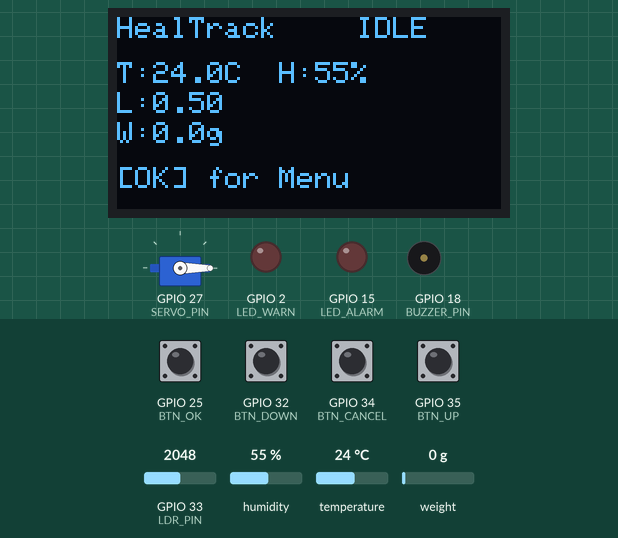
This program was run on a simulated ESP32. Parts: servo, 128×64 one-colour display, output pins drawn as LEDs (lit = HIGH), buzzer (waves = sounding, pin HIGH). Inputs (shaded band) come from the test bench; at power-on: GPIO 25 (BTN_OK), GPIO 32 (BTN_DOWN), GPIO 34 (BTN_CANCEL), GPIO 35 (BTN_UP) HIGH, humidity 55 %, GPIO 33 (LDR_PIN) = 2048, temperature 24 °C, weight on the scale 0 g. WiFi joins after 1.5 s; servers stay silent unless stated; the local clock reads 2024-03-15 10:24:30 at power-on unless the program sets it; no MQTT or app messages arrive unless stated; what the program prints to the serial monitor is not drawn.

Above: at 6.1 s.
6.2 s: humidity set to 79 %
At 11.4 s:
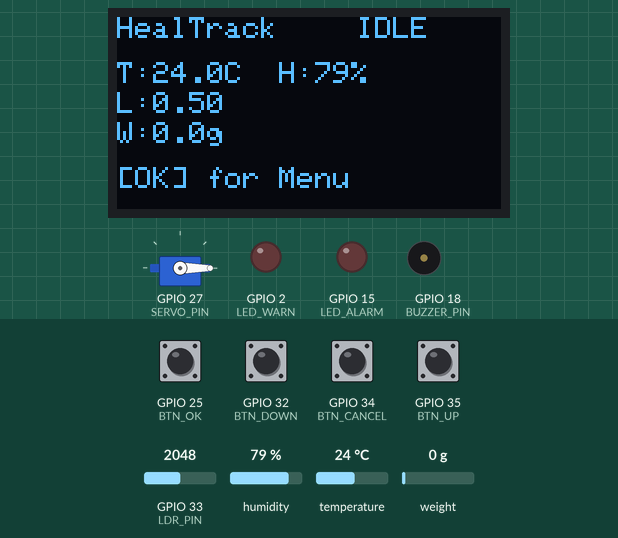
12.0 s: humidity set to 82 %
At 16.4 s:
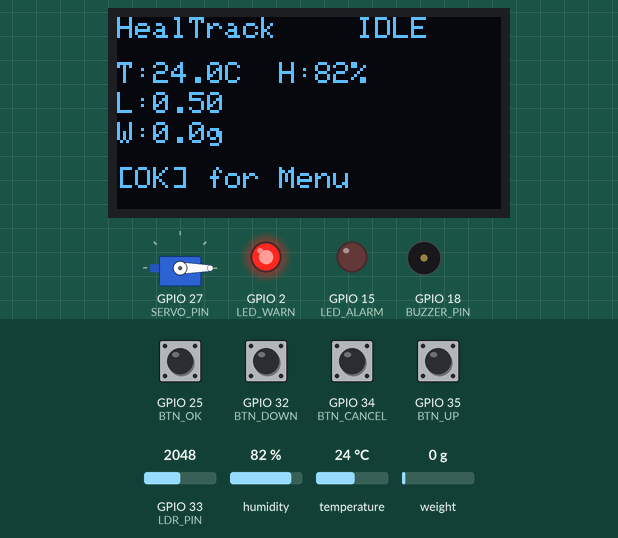
17.0 s: GPIO 25 (BTN_OK) pulled LOW for 1 s
At 19.3 s:
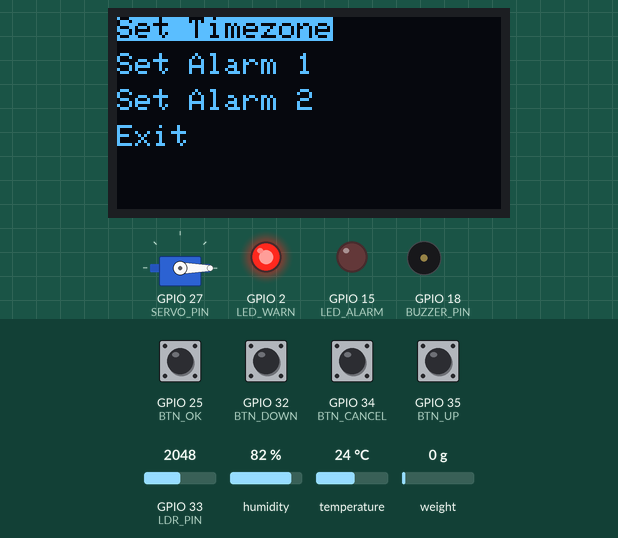
19.6 s: GPIO 32 (BTN_DOWN) pulled LOW for 0.15 s
At 20.6 s:
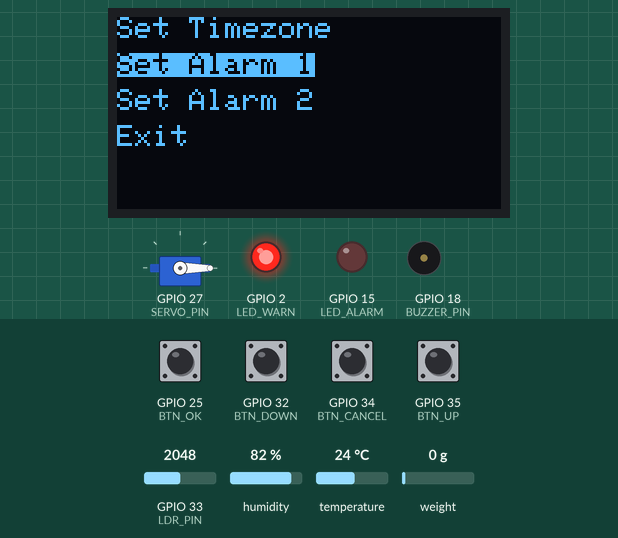
21.3 s: GPIO 25 (BTN_OK) pulled LOW for 0.15 s
At 21.9 s:
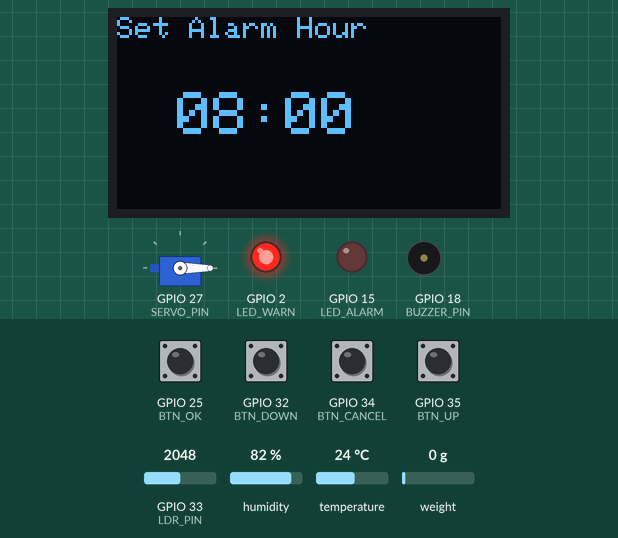
23.0 s: GPIO 35 (BTN_UP) pulled LOW for 0.15 s
At 24.4 s:
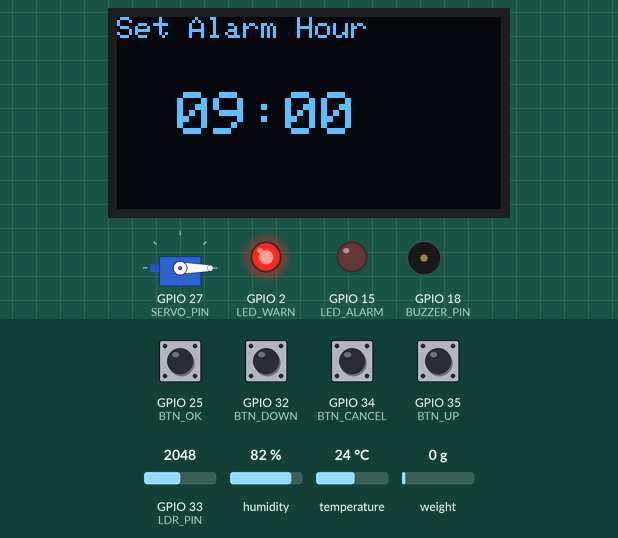
Timing chart, 0 to 25.7 s (numbered marks = the images above; inputs shaded):
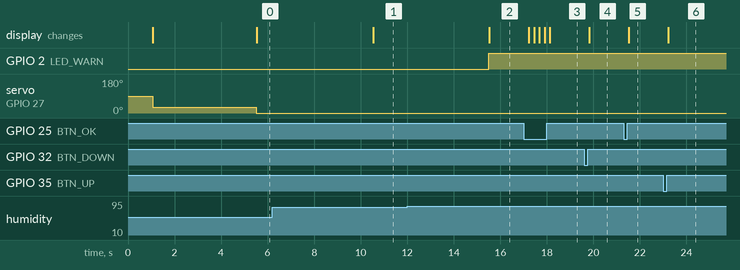

Measured:
- the behaviour switches between 80 and 81 % on humidity (found by bisection; images 1 and 2)
- after the input at 6.2 s, the display: changes after 4.3 s (image 1)
- after the input at 12.0 s, GPIO 2 (LED_WARN): LOW → HIGH after 3.5 s; the display: changes after 3.5 s (image 2)
- after the input at 17.0 s, the display: changes after 0.23 s (image 3)
- after the input at 19.6 s, the display: changes after 0.23 s (image 4)
- after the input at 21.3 s, the display: changes after 0.23 s (image 5)
- after the input at 23.0 s, the display: changes after 0.23 s (image 6)

The program:

main.cpp
```cpp
#include <Arduino.h>
#include <WiFi.h>
#include <PubSubClient.h>
#include "Sensors.h"
#include "Actuators.h"
#include "Buzzer.h"
#include "Display.h"
#include "time.h"

// --- PIN DEFINITIONS ---
#define DHT_PIN 12
#define LDR_PIN 33
#define LOAD_CELL_DT_PIN 13
#define LOAD_CELL_SCK_PIN 14
#define SERVO_PIN 27
#define BUZZER_PIN 18

// Menu & UI Pins
#define BTN_UP 35
#define BTN_DOWN 32
#define BTN_CANCEL 34
#define BTN_OK 25
#define LED_ALARM 15
#define LED_WARN 2

// LDR Constants
const float GAMMA = 0.7;
const float RL10 = 50;

// --- OBJECTS ---
SensorManager sensors(DHT_PIN, LDR_PIN, LOAD_CELL_DT_PIN, LOAD_CELL_SCK_PIN);
ServoController servoCtrl(SERVO_PIN);
Buzzer buzzer(BUZZER_PIN);
Display display;

WiFiClient espClient;
PubSubClient client(espClient);

// --- CONFIGURATION ---
struct SystemConfig {
    int samplingInterval = 5000;
    int sendingInterval = 120000;
    float minAngle = 30.0;
    float controlFactor = 0.75;
    float idealTemp = 28.0;
    long utcOffset = 19800; // +5:30
} sysConfig;

// --- GLOBAL VARIABLES ---
unsigned long lastSamplingTime = 0;
bool medicineTakenToday = false;

// Alarms
struct Alarm {
    int hour;
    int minute;
    bool enabled;
    bool triggered;
};
Alarm alarms[2] = {{8, 0, true, false}, {20, 0, false, false}};

// Menu Logic
String menuOptions[] = {"Set Timezone", "Set Alarm 1", "Set Alarm 2", "Exit"};
int currentMode = 0;
int maxModes = 4;

// --- FUNCTION DECLARATIONS ---
void setupWiFi();
void reconnectMQTT();
void checkMedicationRoutine();
void runMenu();
int  waitForButton();
void setTimezoneMenu();
void setAlarmMenu(int alarmIndex);
void callback(char* topic, byte* payload, unsigned int length);
void readLDRDebug(); // Renamed for clarity

void setup() {
    Serial.begin(115200);

    // Init Hardware
    pinMode(BTN_UP, INPUT);
    pinMode(BTN_DOWN, INPUT);
    pinMode(BTN_CANCEL, INPUT);
    pinMode(BTN_OK, INPUT);
    pinMode(LED_ALARM, OUTPUT);
    pinMode(LED_WARN, OUTPUT);
    pinMode(LDR_PIN, INPUT);

    sensors.begin();
    servoCtrl.begin();
    buzzer.begin();
    display.begin();
    display.showStartup();
    servoCtrl.setAngle(sysConfig.minAngle);

    // Init Network
    setupWiFi();
    client.setServer("broker.emqx.io", 1883);
    client.setCallback(callback);

    // Init Time
    configTime(sysConfig.utcOffset, 0, "pool.ntp.org");

    Serial.println("System Initialized");
}

void loop() {
    // 1. Connectivity
    if (!client.connected()) reconnectMQTT();
    client.loop();

    // 2. Button Check
    if (digitalRead(BTN_OK) == LOW) {
        delay(200);
        runMenu();
    }

    // 3. Alarm Logic
    checkMedicationRoutine();

    // 4. Sampling & Dashboard
    unsigned long currentMillis = millis();
    if (currentMillis - lastSamplingTime >= sysConfig.samplingInterval) {
        lastSamplingTime = currentMillis;

        // Debug LDR (Print to Serial)
        readLDRDebug();

        // Read Sensors (Main Logic)
        float temp = sensors.readTemperature();
        float hum = sensors.readHumidity();
        float light = sensors.readLightIntensity();
        float weight = sensors.readWeight();

        // Warning LED
        if (temp > 32 || temp < 24 || hum > 80) digitalWrite(LED_WARN, HIGH);
        else digitalWrite(LED_WARN, LOW);

        // Update Servo
        float angle = servoCtrl.calculateAngle(light, temp, sysConfig.minAngle, sysConfig.controlFactor, sysConfig.idealTemp, 5000, 120000);
        servoCtrl.setAngle(angle);

        // Update Display
        display.updateDashboard(temp, hum, weight, light, "IDLE");

        // Send MQTT
        client.publish("HealTrack/temp", String(temp, 1).c_str());
        client.publish("HealTrack/weight", String(weight, 1).c_str());
        client.publish("HealTrack/humidity", String(hum, 1).c_str());
    }
}

// ==========================================
//          ALARM & MEDICATION LOGIC
// ==========================================
void checkMedicationRoutine() {
    struct tm timeinfo;
    if (!getLocalTime(&timeinfo)) return;

    for(int i=0; i<2; i++) {
        if(alarms[i].enabled && !alarms[i].triggered &&
           timeinfo.tm_hour == alarms[i].hour && timeinfo.tm_min == alarms[i].minute && timeinfo.tm_sec == 0) {

            alarms[i].triggered = true; // Trigger only once per minute
            Serial.println("ALARM TRIGGERED!");
            client.publish("HealTrack/status", "ALARM");

            digitalWrite(LED_ALARM, HIGH);
            display.showAlarmScreen();

            float weightBefore = sensors.readWeight();
            servoCtrl.setAngle(90);

            bool actionTaken = false;
            unsigned long alarmStart = millis();

            while(!actionTaken) {
                buzzer.ring(); delay(200);
                buzzer.stop(); delay(200);
                client.loop();

                // SNOOZE
                if(digitalRead(BTN_OK) == LOW) {
                    Serial.println("SNOOZED");
                    alarms[i].minute += 5;
                    if(alarms[i].minute >= 60) {
                         alarms[i].minute %= 60;
                         alarms[i].hour = (alarms[i].hour + 1) % 24;
                    }
                    alarms[i].triggered = false;
                    actionTaken = true;
                }

                // TIMEOUT (30s)
                if(millis() - alarmStart > 30000) actionTaken = true;
            }

            digitalWrite(LED_ALARM, LOW);
            servoCtrl.setAngle(sysConfig.minAngle);
            float weightAfter = sensors.readWeight();

            if(weightBefore - weightAfter > 2.0) {
                client.publish("HealTrack/med_status", "TAKEN");
                Serial.println("Meds Taken");
            } else {
                client.publish("HealTrack/med_status", "MISSED");
                Serial.println("Meds Missed");
            }
        }
    }
}

// ==========================================
//              MENU SYSTEM
// ==========================================
void runMenu() {
    bool inMenu = true;
    while(inMenu) {
        display.drawMenu(menuOptions, currentMode, maxModes);
        int pressed = waitForButton();

        if (pressed == BTN_DOWN) {
            currentMode = (currentMode + 1) % maxModes;
        }
        else if (pressed == BTN_UP) {
            currentMode--;
            if (currentMode < 0) currentMode = maxModes - 1;
        }
        else if (pressed == BTN_OK) {
            if (currentMode == 0) setTimezoneMenu();
            else if (currentMode == 1) setAlarmMenu(0);
            else if (currentMode == 2) setAlarmMenu(1);
            else if (currentMode == 3) inMenu = false;
        }
        else if (pressed == BTN_CANCEL) inMenu = false;
    }
    display.clear();
}

int waitForButton() {
    while(true) {
        client.loop();
        if (digitalRead(BTN_UP) == LOW) { delay(200); return BTN_UP; }
        if (digitalRead(BTN_DOWN) == LOW) { delay(200); return BTN_DOWN; }
        if (digitalRead(BTN_OK) == LOW) { delay(200); return BTN_OK; }
        if (digitalRead(BTN_CANCEL) == LOW) { delay(200); return BTN_CANCEL; }
    }
}

void setTimezoneMenu() {
    int hours = sysConfig.utcOffset / 3600;
    while(true) {
        display.drawTimeSet(hours, 0, "Set UTC Offset");
        int btn = waitForButton();
        if(btn == BTN_UP) hours++;
        if(btn == BTN_DOWN) hours--;
        if(btn == BTN_OK) {
            sysConfig.utcOffset = hours * 3600;
            configTime(sysConfig.utcOffset, 0, "pool.ntp.org");
            break;
        }
        if(btn == BTN_CANCEL) break;
    }
}

void setAlarmMenu(int index) {
    int h = alarms[index].hour;
    int m = alarms[index].minute;
    bool settingHour = true;

    while(true) {
        if(settingHour) display.drawTimeSet(h, m, "Set Alarm Hour");
        else display.drawTimeSet(h, m, "Set Alarm Min");

        int btn = waitForButton();
        if(btn == BTN_UP) {
            if(settingHour) h = (h + 1) % 24;
            else m = (m + 1) % 60;
        }
        if(btn == BTN_DOWN) {
            if(settingHour) h = (h - 1 < 0) ? 23 : h - 1;
            else m = (m - 1 < 0) ? 59 : m - 1;
        }
        if(btn == BTN_OK) {
            if(settingHour) settingHour = false;
            else {
                alarms[index].hour = h;
                alarms[index].minute = m;
                alarms[index].enabled = true;
                alarms[index].triggered = false;
                break;
            }
        }
        if(btn == BTN_CANCEL) break;
    }
}

// --- NETWORK & DEBUG ---
void setupWiFi() {
    WiFi.begin("Wokwi-GUEST", "");
    while (WiFi.status() != WL_CONNECTED) { delay(500); Serial.print("."); }
    Serial.println("\nWiFi Connected");
}

void reconnectMQTT() {
    while (!client.connected()) {
        if (client.connect("HealTrack_ESP32_Final")) {
            Serial.println("MQTT Connected");
            client.subscribe("HealTrack/inputs/set_alarm"); // Listen for dashboard commands
        } else {
            delay(5000);
        }
    }
}

// Callback for Dashboard Control
void callback(char* topic, byte* payload, unsigned int length) {
    char message[length + 1];
    memcpy(message, payload, length);
    message[length] = '\0';
    String msgString = String(message);

    Serial.printf("Received [%s]: %s\n", topic, message);

    if (String(topic) == "HealTrack/inputs/set_alarm") {
        int separatorIndex = msgString.indexOf(':');
        if (separatorIndex != -1) {
            String hourStr = msgString.substring(0, separatorIndex);
            String minStr = msgString.substring(separatorIndex + 1);

            alarms[0].hour = hourStr.toInt();
            alarms[0].minute = minStr.toInt();
            alarms[0].enabled = true;
            alarms[0].triggered = false;

            Serial.printf("Remote: Alarm set to %d:%d\n", alarms[0].hour, alarms[0].minute);
            client.publish("HealTrack/status", "ALARM UPDATED");
        }
    }
}


void readLDRDebug() {
    int analogValue = analogRead(LDR_PIN);

    // 1. Calculate Voltage
    float voltageRead = analogValue / 4095.0 * 3.3;

    // 2. Avoid Division by Zero

    if (voltageRead >= 3.29) {
        Serial.println("LDR: Too Bright / Max Voltage");
        return;
    }


    float resistance = 2000 * voltageRead / (1 - voltageRead / 3.3);

    // 4. Calculate Lux
    float lux = pow(RL10 * 1e3 * pow(10, GAMMA) / resistance, (1 / GAMMA));

    Serial.print("LDR Intensity: ");
    Serial.print(lux);
    Serial.println(" lux");
}
```

Actuators.h
```cpp
#ifndef ACTUATORS_H
#define ACTUATORS_H

#include <Arduino.h>
#include <ESP32Servo.h>

class ServoController {
private:
    uint8_t _servoPin;
    Servo _servo;

public:
    ServoController(uint8_t pin);
    void begin();
    void setAngle(float angle);

    // The complex calculation logic is moved here
    float calculateAngle(float light, float temp, float minAngle, float controlFactor, float idealTemp, int sampling, int sending);
};

#endif
```

Buzzer.h
```cpp
#ifndef BUZZER_H
#define BUZZER_H
#include <Arduino.h>
class Buzzer {
private:
    uint8_t _pin;
public:
    Buzzer(uint8_t pin);
    void begin();
    void ring();
    void stop();
    void beep(int duration);
};
#endif
```

Sensors.h
```cpp
#ifndef SENSORS_H
#define SENSORS_H

#include <Arduino.h>
#include <DHT.h>
#include "HX711.h"

class SensorManager {
private:
    uint8_t _dhtPin;
    uint8_t _ldrPin;
    uint8_t _dtPin;
    uint8_t _sckPin;
    DHT* _dht;
    HX711* _scale;

public:
    // Constructor
    SensorManager(uint8_t dhtPin, uint8_t ldrPin, uint8_t dtPin, uint8_t sckPin);

    // Methods
    void begin();
    float readTemperature();
    float readHumidity();
    float readLightIntensity();
    float readWeight();
};

#endif
```

display.h
```cpp
#ifndef DISPLAY_H
#define DISPLAY_H

#include <Arduino.h>
#include <Wire.h>
#include <Adafruit_GFX.h>
#include <Adafruit_SSD1306.h>

class Display {
private:
    Adafruit_SSD1306* _oled;

public:
    Display();
    void begin();
    void clear();
    void display();

    // Dashboard Methods
    void showStartup();
    void updateDashboard(float temp, float humidity, float weight, float light, String status);
    void showAlarmScreen();

    // Menu Methods (New)
    void printLine(String text, int size, int row, int col);
    void printLineInverted(String text, int size, int row, int col);
    void drawMenu(String options[], int currentSelection, int totalOptions);
    void drawTimeSet(int hour, int minute, String label);
};

#endif
```

Actuators.cpp
```cpp
#include "Actuators.h"

ServoController::ServoController(uint8_t pin) {
    _servoPin = pin;
}

void ServoController::begin() {
    _servo.attach(_servoPin);
}

void ServoController::setAngle(float angle) {
    _servo.write((int)angle);
}

float ServoController::calculateAngle(float light, float temp, float minAngle, float controlFactor, float idealTemp, int sampling, int sending) {
    float ts = sampling / 1000.0;
    float tu = sending / 1000.0;

    float logRatio = log(ts / tu);
    float tempRatio = temp / idealTemp;

    float angle = minAngle + ((180.0 - minAngle) * light * controlFactor * logRatio * tempRatio);
    return constrain(angle, 0.0, 180.0);
}
```

Buzzer.cpp
```cpp
#include "Buzzer.h"

Buzzer::Buzzer(uint8_t pin) { _pin = pin; }

void Buzzer::begin() {
    pinMode(_pin, OUTPUT);
    digitalWrite(_pin, LOW);
}

void Buzzer::ring() { digitalWrite(_pin, HIGH); }
void Buzzer::stop() { digitalWrite(_pin, LOW); }

void Buzzer::beep(int times) {
    for(int i=0; i<times; i++) {
        ring(); delay(200);
        stop(); delay(200);
    }
}
```

Sensors.cpp
```cpp
#include "Sensors.h"

SensorManager::SensorManager(uint8_t dhtPin, uint8_t ldrPin, uint8_t dtPin, uint8_t sckPin) {
    _dhtPin = dhtPin;
    _ldrPin = ldrPin;
    _dtPin = dtPin;
    _sckPin = sckPin;

    // Instantiate objects dynamically
    _dht = new DHT(_dhtPin, DHT22);
    _scale = new HX711();
}

void SensorManager::begin() {
    pinMode(_ldrPin, INPUT);
    _dht->begin();
    _scale->begin(_dtPin, _sckPin);
    _scale->set_scale(420.0); // Calibration factor
    _scale->tare();
}

float SensorManager::readTemperature() {
    float t = _dht->readTemperature();
    return isnan(t) ? 0.0 : t;
}

float SensorManager::readHumidity() {
    float h = _dht->readHumidity();
    return isnan(h) ? 0.0 : h;
}

float SensorManager::readLightIntensity() {
    int raw = analogRead(_ldrPin);
    return (float)raw / 4063.0;
}

float SensorManager::readWeight() {
    if (_scale->is_ready()) {
        return _scale->get_units(5);
    }
    return 0.0;
}
```

display.cpp
```cpp
#include "Display.h"

Display::Display() {
    _oled = new Adafruit_SSD1306(128, 64, &Wire, -1);
}

void Display::begin() {
    if(!_oled->begin(SSD1306_SWITCHCAPVCC, 0x3C)) {
        Serial.println(F("SSD1306 allocation failed"));
    }
    _oled->clearDisplay();
    _oled->setTextColor(WHITE);
}

void Display::clear() { _oled->clearDisplay(); }
void Display::display() { _oled->display(); }

// --- Dashboard ---
void Display::showStartup() {
    _oled->clearDisplay();
    _oled->setTextSize(2);
    _oled->setCursor(10, 20);
    _oled->println("HealTrack");
    _oled->setTextSize(1);
    _oled->setCursor(30, 45);
    _oled->println("System Init");
    _oled->display();
}

void Display::updateDashboard(float temp, float humidity, float weight, float light, String status) {
    _oled->clearDisplay();
    _oled->setTextSize(1);
    _oled->setCursor(0, 0); _oled->print("HealTrack");
    _oled->setCursor(80, 0); _oled->print(status);

    _oled->setCursor(0, 15); _oled->printf("T:%.1fC  H:%.0f%%", temp, humidity);
    _oled->setCursor(0, 25); _oled->printf("L:%.2f", light);
    _oled->setCursor(0, 35); _oled->printf("W:%.1fg", weight);

    _oled->setCursor(0, 50); _oled->print("[OK] for Menu");
    _oled->display();
}

void Display::showAlarmScreen() {
    _oled->clearDisplay();
    _oled->setTextSize(2);
    _oled->setCursor(20, 10); _oled->println("ALARM!");
    _oled->setTextSize(1);
    _oled->setCursor(10, 40); _oled->println("Take Meds or Snooze");
    _oled->display();
}

// --- Menu Helpers ---
void Display::printLine(String text, int size, int row, int col) {
    _oled->setTextSize(size);
    _oled->setTextColor(SSD1306_WHITE);
    _oled->setCursor(col, row);
    _oled->println(text);
}

void Display::printLineInverted(String text, int size, int row, int col) {
    _oled->setTextSize(size);
    _oled->setTextColor(SSD1306_BLACK, SSD1306_WHITE); // Inverted
    _oled->setCursor(col, row);
    _oled->println(text);
}

void Display::drawMenu(String options[], int currentSelection, int totalOptions) {
    _oled->clearDisplay();
    for(int i=0; i<totalOptions; i++) {
        int row = i * 12;
        if(i == currentSelection) {
            printLineInverted(options[i], 1, row, 0);
        } else {
            printLine(options[i], 1, row, 0);
        }
    }
    _oled->display();
}

void Display::drawTimeSet(int hour, int minute, String label) {
    _oled->clearDisplay();
    printLine(label, 1, 0, 0);
    _oled->setTextSize(2);
    _oled->setCursor(20, 25);
    if(hour < 10) _oled->print("0");
    _oled->print(hour);
    _oled->print(":");
    if(minute < 10) _oled->print("0");
    _oled->print(minute);
    _oled->display();
}
```
